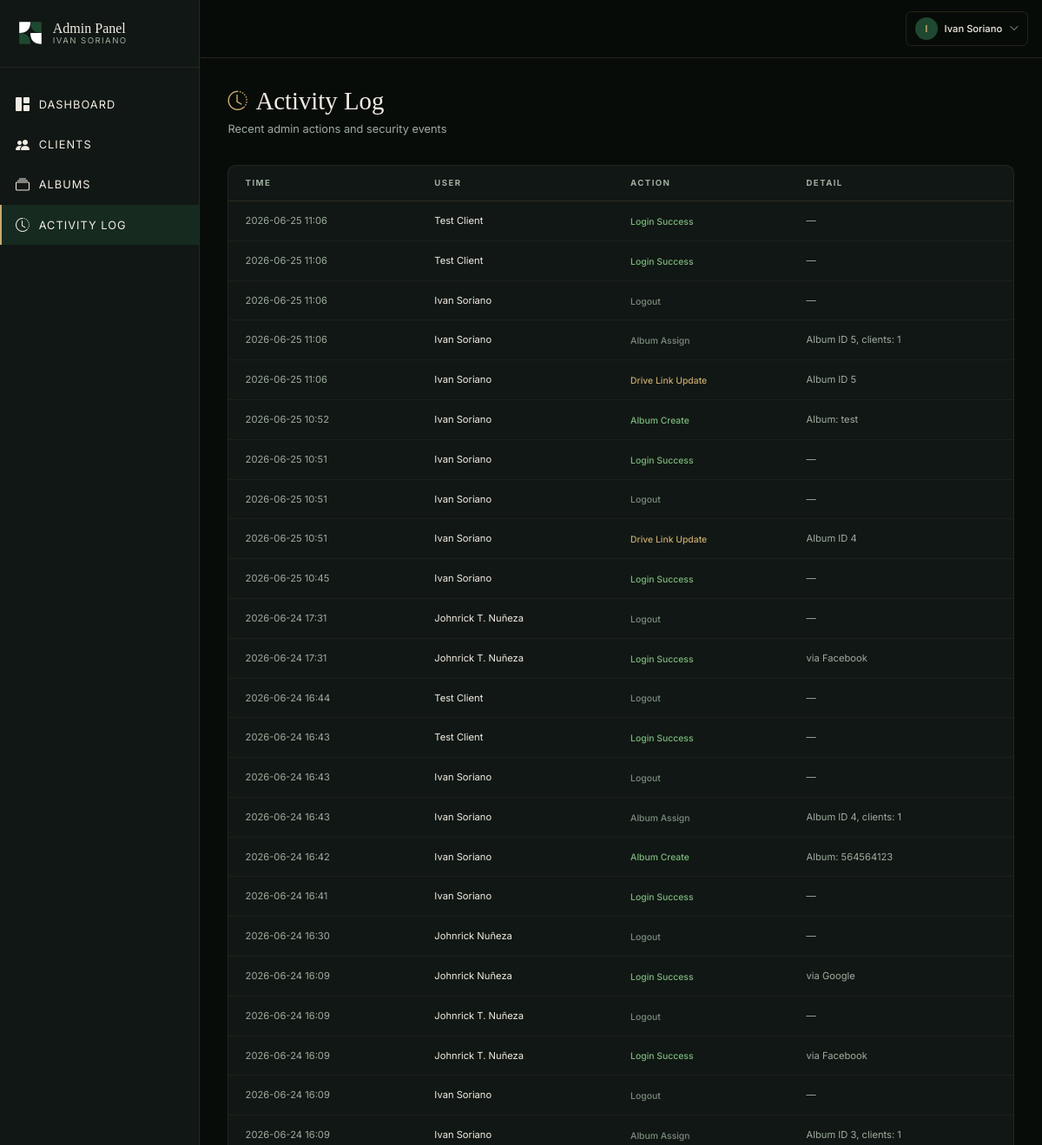
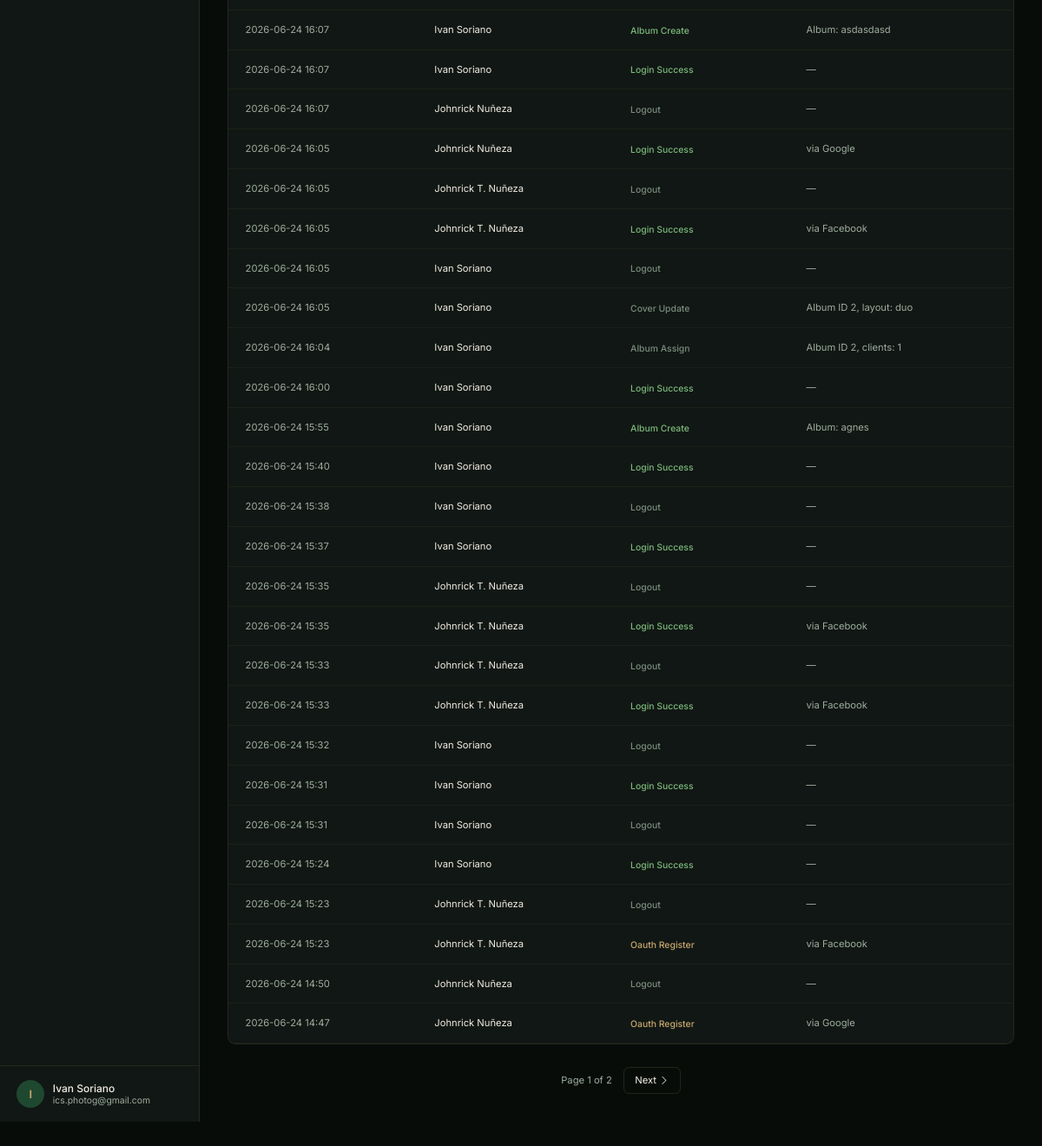
Before: /admin/logs (signed in) with the older database file (2 pictures, top to bottom).
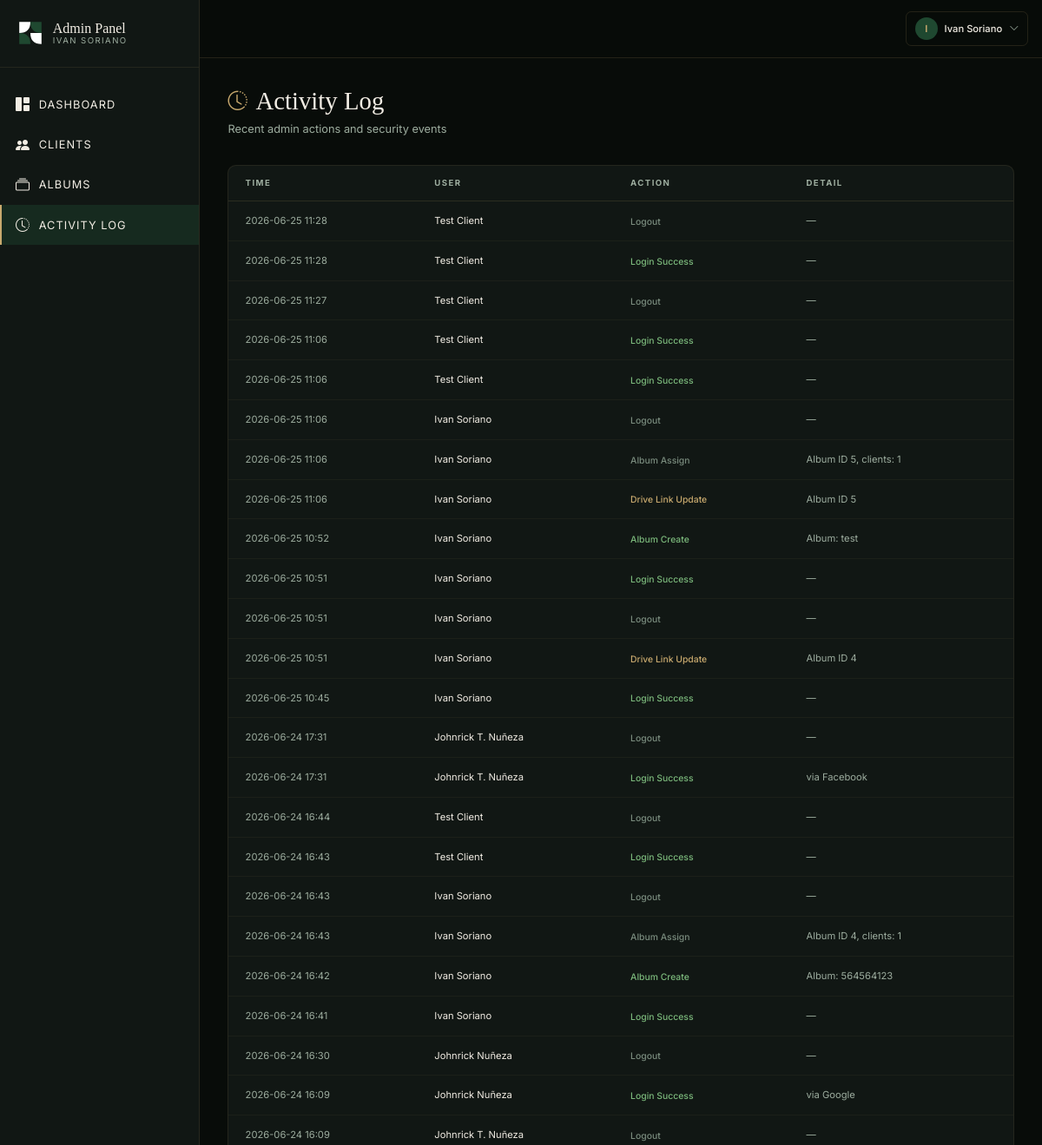
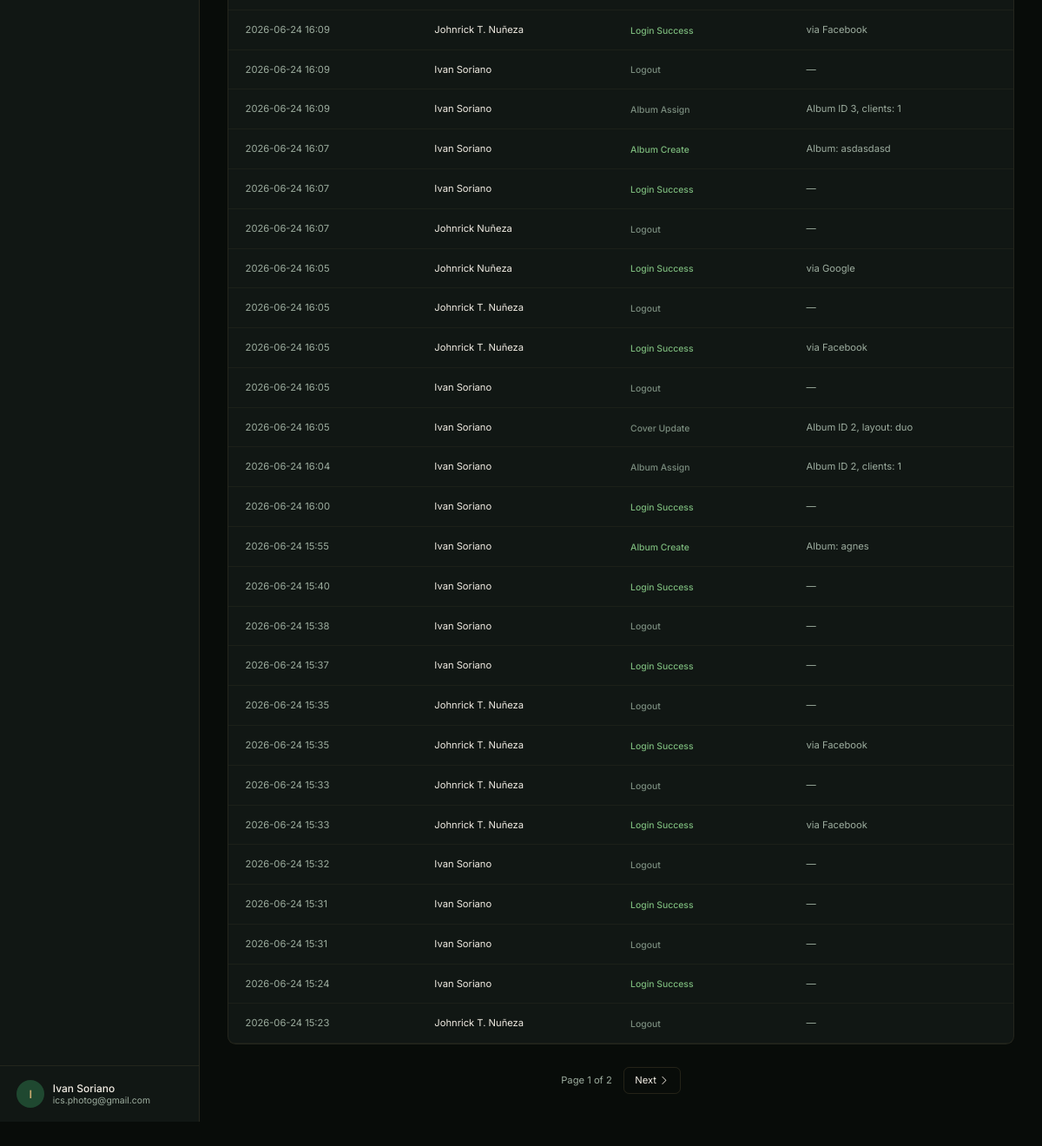
After: the same page with the newer database file (2 pictures, top to bottom).
### models.py (models this page shows, shortened)
class User(UserMixin, db.Model):
    __tablename__ = "users"
    id = db.Column(db.Integer, primary_key=True)
    email = db.Column(db.String(120), unique=True, nullable=False)
    password_hash = db.Column(db.String(256), nullable=True)
    role = db.Column(db.String(20), nullable=False, default="client")  # 'admin' or 'client'
    name = db.Column(db.String(100), nullable=False, default="")
    created_at = db.Column(db.DateTime, default=datetime.utcnow)
    failed_login_count = db.Column(db.Integer, default=0)
    locked_until = db.Column(db.DateTime, nullable=True)
    oauth_provider = db.Column(db.String(20), nullable=True)  # 'facebook', 'google', or None
    assignments = db.relationship("PhotoAssignment", backref="client", foreign_keys="PhotoAssignment.client_id", cascade="all, delete-orphan")
    @property
    def is_admin(self):
        return self.role == "admin"

class AdminLog(db.Model):
    __tablename__ = "admin_logs"
    id = db.Column(db.Integer, primary_key=True)
    user_id = db.Column(db.Integer, db.ForeignKey("users.id"), nullable=True)
    action = db.Column(db.String(100), nullable=False)
    detail = db.Column(db.Text, nullable=True)
    created_at = db.Column(db.DateTime, default=datetime.utcnow)
    user = db.relationship("User", foreign_keys=[user_id])

### admin.py (the view)
@admin_bp.route("/logs")
@admin_required
def logs():
    page = request.args.get("page", 1, type=int)
    per_page = 50
    pagination = AdminLog.query.order_by(AdminLog.created_at.desc()).paginate(
        page=page, per_page=per_page, error_out=False
    )
    return render_template("admin/logs.html", logs=pagination.items, pagination=pagination)

### admin.py (called while the page is built)
def admin_required(f):
    @wraps(f)
    @login_required
    def decorated(*args, **kwargs):
        if not current_user.is_admin:
            return redirect(url_for("client.gallery"))
        return f(*args, **kwargs)
    return decorated

### app.py (called while the page is built)
@login_manager.user_loader
def load_user(user_id):
    return User.query.get(int(user_id))

### templates/admin/logs.html (shortened to what this page needs)
{% extends "admin/base.html" %}
{% block content %}
<div class="admin-animate">
  <div class="mb-10">
    <div class="flex items-center gap-3 mb-2">
      <i class="bi bi-clock-history" style="font-size: 28px; color: var(--isp-gold);"></i>
      <h1 class="text-3xl sm:text-4xl" style="font-family: var(--font-display); color: var(--isp-cream); font-weight: 300;">Activity Log</h1>
    </div>
    <p style="color: var(--isp-text-muted); font-size: 16px;">Recent admin actions and security events</p>
  </div>
  <div class="rounded-xl overflow-x-auto" style="background-color: var(--isp-bg-card); border: 1px solid rgba(200,169,110,0.1);">
    <table class="w-full min-w-[640px]">
      <thead>
        <tr style="border-bottom: 1px solid rgba(200,169,110,0.15);">
          <th class="text-left px-6 py-4 uppercase" style="font-size: 12px; letter-spacing: 0.15em; color: var(--isp-text-muted);">Time</th>
          <th class="text-left px-6 py-4 uppercase" style="font-size: 12px; letter-spacing: 0.15em; color: var(--isp-text-muted);">User</th>
          <th class="text-left px-6 py-4 uppercase" style="font-size: 12px; letter-spacing: 0.15em; color: var(--isp-text-muted);">Action</th>
          <th class="text-left px-6 py-4 uppercase" style="font-size: 12px; letter-spacing: 0.15em; color: var(--isp-text-muted);">Detail</th>
        </tr>
      </thead>
      <tbody>
        {% for log in logs %}
        <tr style="border-bottom: 1px solid rgba(200,169,110,0.06);">
          <td class="px-6 py-4" style="color: var(--isp-text-muted); font-size: 14px; white-space: nowrap;">
            {{ log.created_at.strftime('%Y-%m-%d %H:%M') }}
          </td>
          <td class="px-6 py-4" style="color: var(--isp-cream); font-size: 14px;">
            {{ log.user.name if log.user else 'System' }}
          </td>
          <td class="px-6 py-4">
            <span style="font-size: 13px; font-weight: 500; color: {{ action_colors.get(log.action, '#C8A96E') }};">
              {{ log.action.replace('_', ' ').title() }}
            </span>
          </td>
          <td class="px-6 py-4" style="color: var(--isp-text-muted); font-size: 14px;">
            {{ log.detail or '—' }}
          </td>
        </tr>
        {% else %}
        <tr>
          <td colspan="4" class="px-6 py-12 text-center" style="color: var(--isp-text-muted); font-size: 15px;">
            No activity logged yet.
          </td>
        </tr>
        {% endfor %}
      </tbody>
    </table>
  </div>
  {% if pagination.pages > 1 %}
  <div class="flex items-center justify-center gap-4 mt-8">
    <span style="color: var(--isp-text-muted); font-size: 14px;">
      Page {{ pagination.page }} of {{ pagination.pages }}
    </span>
    {% if pagination.has_next %}
    <a href="{{ url_for('admin.logs', page=pagination.next_num) }}" class="px-4 py-2 rounded-lg transition-colors hover:bg-isp-green" style="color: var(--isp-cream); font-size: 14px; border: 1px solid rgba(200,169,110,0.15);">
      Next <i class="bi bi-chevron-right"></i>
    </a>
    {% endif %}
  </div>
  {% endif %}
</div>
{% endblock %}

### templates/admin/base.html (shortened to what this page needs)
<!DOCTYPE html>
<html lang="en">
<head>
  <script src="https://cdn.tailwindcss.com"></script>
  <link rel="stylesheet" href="https://cdn.jsdelivr.net/npm/bootstrap-icons@1.11.3/font/bootstrap-icons.min.css">
  <link rel="stylesheet" href="{{ url_for('static', filename='css/styles.css') }}" />
</head>
<body style="background-color: var(--isp-bg); font-family: var(--font-body); min-height: 100vh;">
  <div class="flex items-stretch" style="min-height: 100vh;">
    <aside class="fixed lg:sticky inset-y-0 left-0 w-72 z-50 flex flex-col transition-transform duration-300 -translate-x-full lg:translate-x-0"
      id="admin-sidebar"
      style="background-color: var(--isp-bg-card); border-right: 1px solid rgba(200,169,110,0.12);">
      <div class="px-6 py-7" style="border-bottom: 1px solid rgba(200,169,110,0.1);">
        <a href="/admin/dashboard" class="flex items-center gap-3">
          <svg width="40" height="40" viewBox="0 0 100 100" fill="none" xmlns="http://www.w3.org/2000/svg">
            <path d="M10 10 H50 Q50 50 10 50 Z" fill="white" />
            <path d="M50 10 H90 V50 Q50 50 50 10 Z" fill="#1F4830" />
            <path d="M10 50 Q50 50 50 90 H10 Z" fill="#1F4830" />
            <path d="M50 50 Q50 90 90 90 V50 Z" fill="white" />
          </svg>
          <div class="flex flex-col leading-none">
            <span style="font-family: var(--font-display); color: var(--isp-cream); font-size: 20px; font-weight: 400;">
              Admin Panel
            </span>
            <span style="font-family: var(--font-body); color: var(--isp-text-muted); font-size: 12px; letter-spacing: 0.15em; text-transform: uppercase; margin-top: 2px;">
              Ivan Soriano
            </span>
          </div>
        </a>
      </div>
      <nav class="flex-1 py-6 overflow-y-auto">
        <a href="/admin/dashboard" class="admin-nav-link" style="color: var(--isp-cream);">
          <i class="bi bi-grid-1x2-fill" style="font-size: 20px;"></i> Dashboard
        </a>
        <a href="/admin/clients" class="admin-nav-link" style="color: var(--isp-cream);">
          <i class="bi bi-people-fill" style="font-size: 20px;"></i> Clients
        </a>
        <a href="/admin/albums" class="admin-nav-link" style="color: var(--isp-cream);">
          <i class="bi bi-collection" style="font-size: 20px;"></i> Albums
        </a>
        <a href="/admin/logs" class="admin-nav-link" style="color: var(--isp-cream);">
          <i class="bi bi-clock-history" style="font-size: 20px;"></i> Activity Log
        </a>
      </nav>
      <div class="px-6 py-5" style="border-top: 1px solid rgba(200,169,110,0.1);">
        <div class="flex items-center gap-3">
          <div class="w-10 h-10 rounded-full flex items-center justify-center" style="background-color: var(--isp-green); color: var(--isp-gold); font-size: 16px; font-weight: 600;">
            {{ current_user.name[0] if current_user.name else 'A' }}
          </div>
          <div class="flex flex-col leading-tight">
            <span style="color: var(--isp-cream); font-size: 15px; font-weight: 500;">{{ current_user.name }}</span>
            <span style="color: var(--isp-text-muted); font-size: 13px;">{{ current_user.email }}</span>
          </div>
        </div>
      </div>
    </aside>
    <div class="flex-1 min-w-0" style="min-height: 100vh;">
      <header class="sticky top-0 z-30 flex items-center justify-between px-5 py-4"
        style="background-color: rgba(8,12,9,0.92); backdrop-filter: blur(12px); border-bottom: 1px solid rgba(200,169,110,0.15);">
        <div class="relative">
          <button onclick="toggleUserMenu()" class="flex items-center gap-2.5 px-3 py-2 rounded-lg transition-all hover:bg-isp-green" style="border: 1px solid rgba(200,169,110,0.15);">
            <div class="w-8 h-8 rounded-full flex items-center justify-center" style="background-color: var(--isp-green); color: var(--isp-gold); font-size: 14px; font-weight: 600;">
              {{ current_user.name[0] if current_user.name else 'A' }}
            </div>
            <span class="hidden sm:inline" style="color: var(--isp-cream); font-size: 14px; font-weight: 500;">{{ current_user.name }}</span>
            <i class="bi bi-chevron-down" style="font-size: 14px; color: var(--isp-text-muted);"></i>
          </button>
        </div>
      </header>
      <main class="px-4 sm:px-6 lg:px-10 py-8 md:py-10">
        {% block content %}{% endblock %}
      </main>
    </div>
  </div>
</body>
</html>

### static/css/styles.css (style rules this page uses)
@media (min-width: 1024px) { body { zoom: 0.8; } }
:root { --isp-green: #1F4830; --isp-green-light: #2D5A3D; --isp-green-dark: #152E20; --isp-cream: #F2EDE4; --isp-gold: #C8A96E; --isp-bg: #080C09; --isp-bg-card: #111714; --isp-bg-section: #0D120F; --isp-text-muted: #9DAD9F; --font-display: 'Cormorant Garamond', Georgia, serif; --font-body: 'Inter', system-ui, sans-serif; }
* { margin: 0; padding: 0; box-sizing: border-box; }
html, body { height: 100%; }
body { background-color: var(--isp-bg); font-family: var(--font-body); color: var(--isp-cream); -webkit-font-smoothing: antialiased; -moz-osx-font-smoothing: grayscale; }
html { scroll-behavior: smooth; }
body { overflow-x: hidden; }

### templates/admin/base.html (style rules this page uses)
.admin-nav-link { display: flex; align-items: center; gap: 12px; padding: 14px 20px; font-size: 16px; letter-spacing: 0.08em; text-transform: uppercase; transition: all 0.3s ease; border-left: 3px solid transparent; }
.admin-nav-link.active { background-color: rgba(31,72,48,0.4); border-left-color: var(--isp-gold); color: var(--isp-gold); }
.admin-animate { animation: fadeInUp 0.5s ease-out; }

Changed rows visible on the page:
no longer on this page (row unchanged): AdminLog: created_at "2026-06-24 15:23", user "Johnrick T. Nuñeza", action.replace "Oauth Register", detail "via Facebook"
no longer on this page (row unchanged): AdminLog: created_at "2026-06-24 14:50", user "Johnrick Nuñeza", action.replace "Logout", detail "—"
no longer on this page (row unchanged): AdminLog: created_at "2026-06-24 14:47", user "Johnrick Nuñeza", action.replace "Oauth Register", detail "via Google"
added AdminLog: created_at "2026-06-25 11:28", user "Test Client", action.replace "Logout", detail "—"
added AdminLog: created_at "2026-06-25 11:28", user "Test Client", action.replace "Login Success", detail "—"
added AdminLog: created_at "2026-06-25 11:27", user "Test Client", action.replace "Logout", detail "—"
